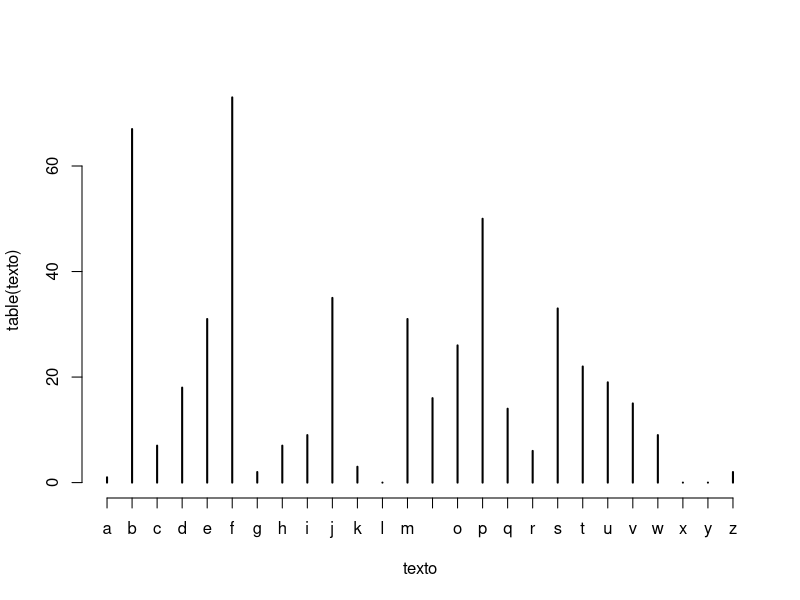

This chart was generated by the following R code:
#a
plaintext = "ftbopdifdvboepsptbwpmwjpefmdjofbnbmgjubopftubcbwjfoepmbufmfwjtjpotfoubepfombtbmbzbqspwfdipqbsbefdjsmfrvfibcjbdpmhbepfmmjcspefejftuffofmufoefefspefspqbsptbmpnjspdpnptjopivcjfsbfoufoejepobebrvjfspefdjsejkpbnbmgjuboprvfopmpifdpmhbepqpsrvfqsfwjbnfoufmpivcjfsbnpkbepdpombnbohvfsbojqpsrvftfnfibzbdbjepbmbhvbtjnqmfnfoufmpifdpmhbepqpsrvftjqbsbwfsdpnpsftjtufbmbjoufnqfsjfmptfncbuftefftubobuvsbmfabeftfsujdbmbjefbftefevdibnqefkbsvomjcspefhfpnfusjbdpmhbepbmbjoufnqfsjfqbsbwfstjbqsfoefdvbuspdptbtefmbwjebsfbm"
texto <- factor(strsplit(plaintext, split = "")[[1]], levels = letters)
plot(table(texto))
table(texto)

levelsdecifrados <- c(letters[26],letters[-26])
levels(texto) <- levelsdecifrados

#b
k = 10^3
n = 10^5
movx <- c(-1,1,0,0)
movy <- c(0,0,-1,1)
out <- rep(FALSE,k)

rwalk <- function(i){
 dado <- sample(1:4, i-1, replace = T)
  locx <- c(0, cumsum((movx)[dado]))
  locy <- c(0, cumsum((movy)[dado]))
  list(x = locx, y = locy)
}

for(a in 1:k){
  rw = rwalk(n)
  out[a] <- any(rw$x < 0 & rw$y == 0)
}

prob = sum(out)/k
prob
